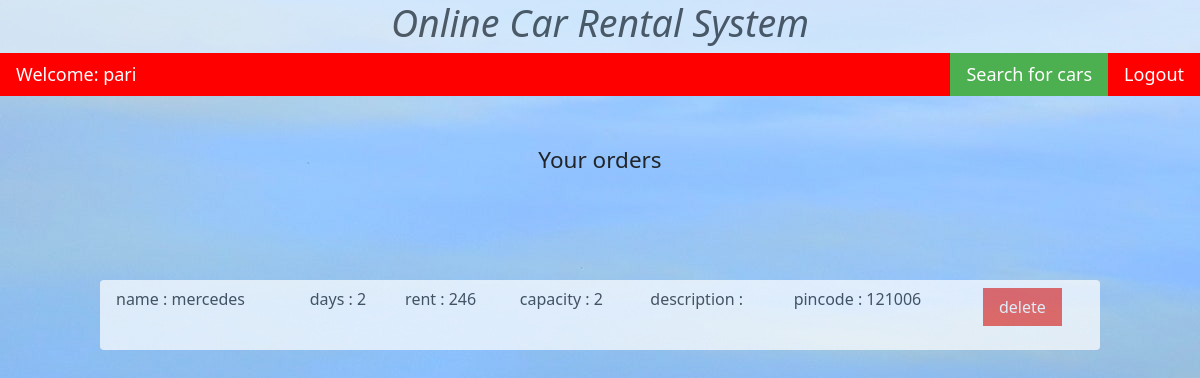
Page /customer_portal/manage/ (signed in) on the committed database.
### car_dealer_portal/models.py (models this page shows)
class Vehicles(models.Model):
    car_name = models.CharField(max_length = 20)
    vehichle_number = models.CharField(max_length = 10)
    dealer = models.ForeignKey(CarDealer, on_delete = models.PROTECT)
    area = models.ForeignKey(Area, on_delete=models.SET_NULL, null = True)
    capacity = models.CharField(max_length = 2)
    is_available = models.BooleanField(default = True)
    rent = models.IntegerField(default=0)

class Area(models.Model):
    pincode = models.CharField(validators = [MinLengthValidator(6), MaxLengthValidator(6)],max_length = 6,unique=True)
    city = models.CharField(max_length = 20)

### customer_portal/models.py (models this page shows)
class Orders(models.Model):
    user = models.ForeignKey(User, on_delete=models.PROTECT)
    car_dealer = models.ForeignKey(CarDealer, on_delete=models.PROTECT)
    rent = models.CharField(max_length=8)
    vehicle = models.ForeignKey(Vehicles, on_delete=models.PROTECT)
    days = models.CharField(max_length = 3)
    is_complete = models.BooleanField(default = False)

### customer_portal/views.py (the view)
@login_required
def manage(request):
    order_list = []
    user = User.objects.get(username = request.user)
    try:
        orders = Orders.objects.filter(user = user)
    except:
        orders = None
    if orders is not None:
        for o in orders:
            if o.is_complete == False:
                order_dictionary = {'id':o.id,'rent':o.rent, 'vehicle':o.vehicle, 'days':o.days, 'car_dealer':o.car_dealer}
                order_list.append(order_dictionary)
    return render(request, 'customer/manage.html', {'od':order_list})

### customer_portal/templates/customer/manage.html (shortened to what this page needs)
{% extends 'customer/base.html' %}
{% block content %}
<div class="w3-bar w3-large w3-black">
  <div class="w3-bar-item w3-left w3-black">Welcome: {{user.username}}</div>
  <a class="w3-bar-item w3-btn w3-black w3-right" href="/customer_portal/logout/">Logout</a>
  <a class="w3-ber-item w3-btn w3-green w3-right" href="/customer_portal/search/">Search for cars</a>
</div>
<h4 class="w3-center" style="padding-top:50">Your orders</h4>
<div class="w3-center" style="padding:100px;">
<table class="w3-table w3-striped w3-center">
{% for order in od %}
  <tr>
    <td>name : {{order.vehicle.car_name}}</td>
    <td>days : {{order.days}}</td>
    <td>rent : {{order.rent}}</td>
    <td>capacity : {{order.vehicle.capacity}}</td>
    <td>description : {{order.vehicle.description}}</td>
    <td>pincode : {{order.vehicle.area.pincode}}</td>
    <td><form action = "/customer_portal/delete/" method="post">
          <input class="w3-btn w3-red" type="submit" value="delete">
        </form>
    </td>
  </tr>
{% endfor %}
</table>
</div>
{% endblock %}

### static/css/w3.css (style rules this page uses)
html { box-sizing:border-box }
*,*:before,*:after { box-sizing:inherit }
html { -ms-text-size-adjust:100%;-webkit-text-size-adjust:100% }
body { margin:0 }
a { background-color:transparent;-webkit-text-decoration-skip:objects }
button,input,select,textarea { font:inherit;margin:0 }
button,input { overflow:visible }
button,html [type=button],[type=reset],[type=submit] { -webkit-appearance:button }
html,body { font-family:Verdana,sans-serif;font-size:15px;line-height:1.5 }
html { overflow-x:hidden }
h4 { font-size:20px }
h1,h2,h3,h4,h5,h6 { font-family:"Segoe UI",Arial,sans-serif;font-weight:400;margin:10px 0 }
a { color:inherit }
.w3-table,.w3-table-all { border-collapse:collapse;border-spacing:0;width:100%;display:table }
.w3-table td,.w3-table th,.w3-table-all td,.w3-table-all th { padding:8px 8px;display:table-cell;text-align:left;vertical-align:top }
.w3-table th:first-child,.w3-table td:first-child,.w3-table-all th:first-child,.w3-table-all td:first-child { padding-left:16px }
.w3-btn,.w3-button { border:none;display:inline-block;padding:8px 16px;vertical-align:middle;overflow:hidden;text-decoration:none;color:inherit;background-color:inherit;text-align:center;cursor:pointer;white-space:nowrap }
.w3-btn,.w3-button { -webkit-touch-callout:none;-webkit-user-select:none;-khtml-user-select:none;-moz-user-select:none;-ms-user-select:none;user-select:none }
.w3-bar { width:100%;overflow:hidden }
.w3-bar .w3-bar-item { padding:8px 16px;float:left;width:auto;border:none;display:block;outline:0 }
.w3-container:after,.w3-container:before,.w3-panel:after,.w3-panel:before,.w3-row:after,.w3-row:before,.w3-row-padding:after,.w3-row-padding:before, .w3-cell-row:before,.w3-cell-row:after,.w3-clear:after,.w3-clear:before,.w3-bar:before,.w3-bar:after { content:"";display:table;clear:both }
.w3-large { font-size:18px!important }
.w3-center { text-align:center!important }
.w3-left { float:left!important }
.w3-right { float:right!important }
.w3-green,.w3-hover-green:hover { color:#fff!important;background-color:#4CAF50!important }
.w3-red,.w3-hover-red:hover { color:#fff!important;background-color:#f44336!important }
.w3-black,.w3-hover-black:hover { color:#fff!important;background-color:red!important }
.w3-table { background-color: white; border-radius: 4px; opacity: 0.7; }

### rows in the picture
Vehicles: vehicle.car_name "mercedes", days "2", rent "246", vehicle.capacity "2", vehicle.area.pincode "121006"

### other values in the picture
{{ user.username }} "pari"
